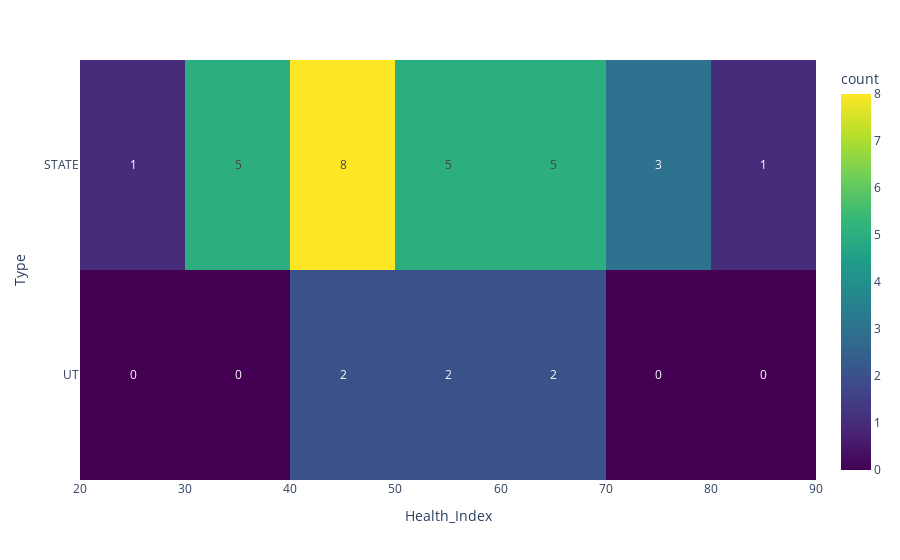

Source (notebook cell):
### Code cell
histo=px.density_heatmap(df,y="Type",x="Health_Index",
                         nbinsx=10,nbinsy=10,
                         color_continuous_scale="Viridis",
                         text_auto=True).show()

### Figure 1 — Plotly figure (JSON) as saved in the notebook; plotly's stock layout.template omitted (floating-point values rounded to 4 significant figures)
{"data": [{"coloraxis": "coloraxis", "hovertemplate": "Health_Index=%{x}<br>Type=%{y}<br>count=%{z}<extra></extra>", "name": "", "nbinsx": 10, "nbinsy": 10, "texttemplate": "%{z}", "type": "histogram2d", "x": [44.74, 62.53, 66.2, 49.84, null, 51.87, 50.83, 69.95, 33.92, 47.74, 31, 50.7, 53.68, 63.59, 49.26, 63.17, 46.99, 47.55, 57.93, 82.2, 36.72, 69.14, 34.26, 43.05, 75.77, 27, 44.31, 58.08, 41.33, 55.53, 72.42, 69.96, 70.16, 30.57, 44.21, null], "xaxis": "x", "xbingroup": "x", "y": ["UT", "UT", "UT", "UT", "UT", "UT", "UT", "STATE", "STATE", "STATE", "STATE", "STATE", "STATE", "STATE", "STATE", "STATE", "STATE", "STATE", "STATE", "STATE", "STATE", "STATE", "STATE", "STATE", "STATE", "STATE", "STATE", "STATE", "STATE", "STATE", "STATE", "STATE", "STATE", "STATE", "STATE", "STATE"], "yaxis": "y", "ybingroup": "y"}], "layout": {"coloraxis": {"colorbar": {"title": {"text": "count"}}, "colorscale": [[0, "#440154"], [0.1111, "#482878"], [0.2222, "#3e4989"], [0.3333, "#31688e"], [0.4444, "#26828e"], [0.5556, "#1f9e89"], [0.6667, "#35b779"], [0.7778, "#6ece58"], [0.8889, "#b5de2b"], [1, "#fde725"]]}, "legend": {"tracegroupgap": 0}, "margin": {"t": 60}, "xaxis": {"anchor": "y", "domain": [0, 1], "title": {"text": "Health_Index"}}, "yaxis": {"anchor": "x", "domain": [0, 1], "title": {"text": "Type"}}}}
